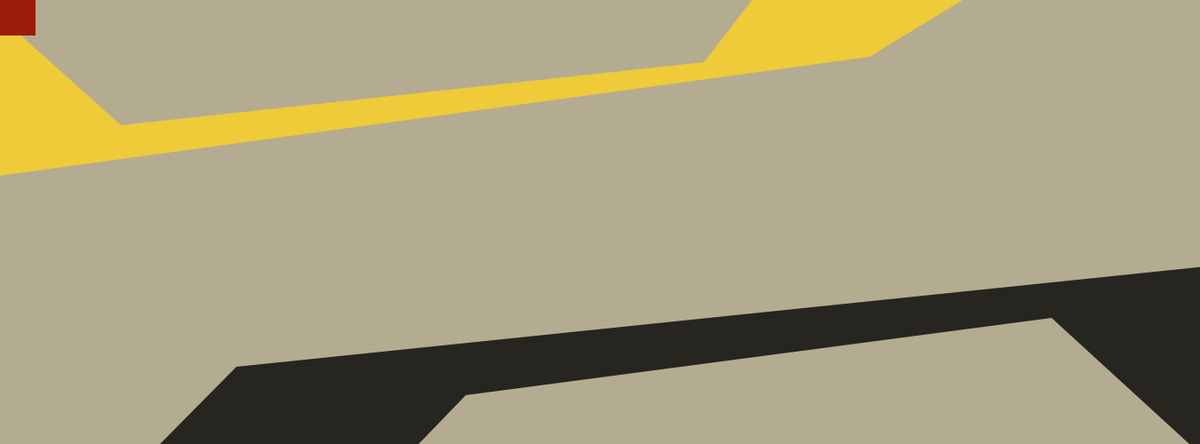
Frame 1 (no input)
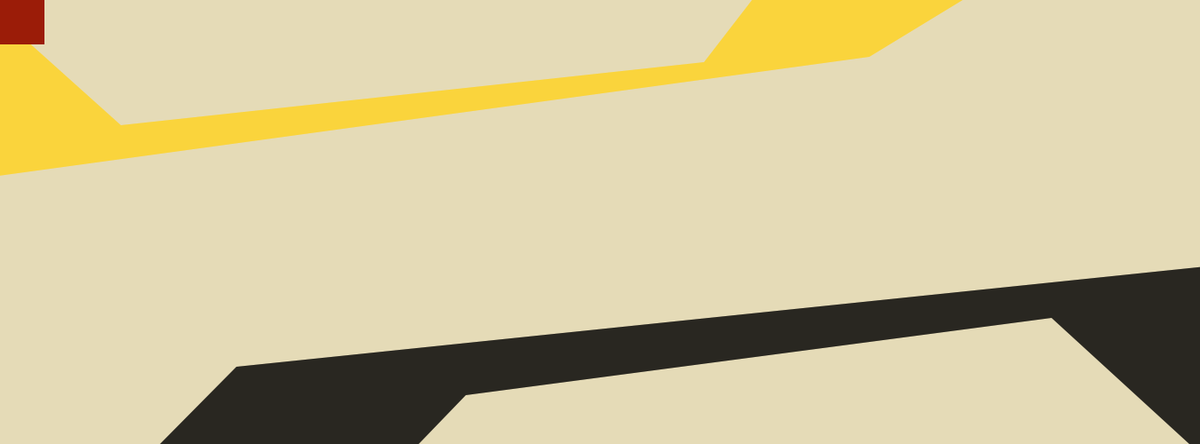
Frame 60 (the mouse pressed at the canvas centre just before this capture)
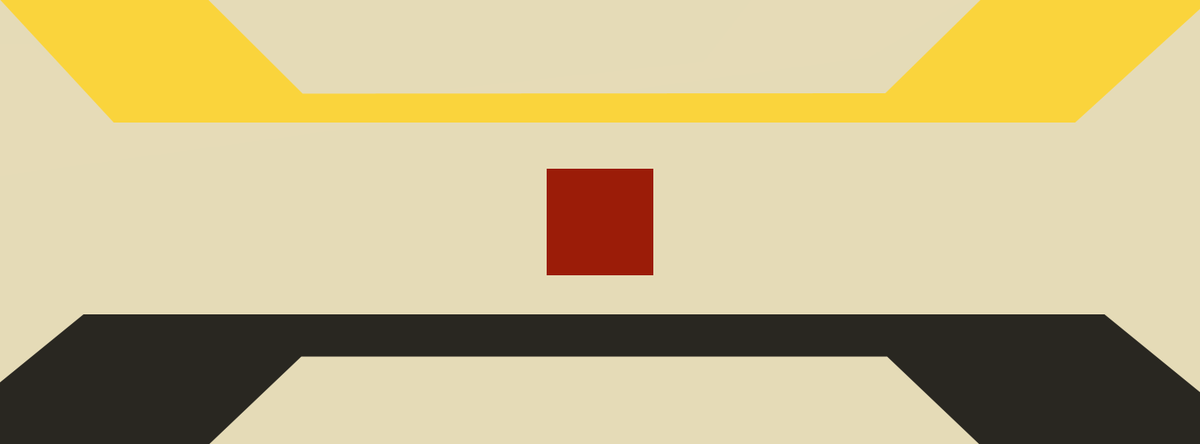
Frame 120 (the mouse held since frame 60 and released just before this capture)

The Processing sketch that drew these frames (run headless with seeded random() and noise(); from frame 60 on, the mouse is pressed at the canvas centre):

// Processing sketch: sketch_aug16a
// ── sketch_aug16a.pde




void setup(){
  size(1350,500);
  background(0);
  smooth();

}




/*
drawing between sky and earth
gradient background changing dramatically,, time-based
or using something else to modulate time

define depth and space of the screen
*/



int alpha = 200;
void draw() {
  //making delays with fill alpha
  noStroke();
  
  //fill(255);
  fill(229,219,184,alpha);
  rect(0,0,width*2,height*2);

  
  //uppershape
  //  float r1 = map(mouseY,0,height,61,170);
  //  float g1 = map(mouseY,0,height,90,191);
  //  float b1 = map(mouseY,0,height,115,209);
  fill(255,211,33,alpha);
  beginShape();
  float x1 = map(mouseX,0,width,-21,490);
  vertex(x1, 0);
  float x2 = map(mouseX,0,width,136,545);
  float y2 = map(mouseX,0,width,141,70);
  vertex(x2, y2);
  float x3 = map(mouseX,0,width,792,1200);
  float y3 = map(mouseX,0,width,70,140);
  vertex(x3, y3);
  float x4 = map(mouseX,0,width,846,1360);
  vertex(x4, 0);
  float x5 = map(mouseX,0,width,1083,1639);
  vertex(x5, 0);
  float x6 = map(mouseX,0,width,978,1441);
  float y6 = map(mouseX,0,width,64,212);
  vertex(x6, y6);
  float x7 = map(mouseX,0,width,-104,360);
  float y7 = map(mouseX,0,width,212,64);
  vertex(x7,y7);
  float x8 = map(mouseX,0,width,-300,287);
  float y8 = map(mouseX,0,width,-15,0);
  vertex(x8,y8);
  endShape(CLOSE);
  
  //lowershape
  //  float r2 = map(mouseY,0,height,115,175);
  //  float g2 = map(mouseY,0,height,85,135);
  //  float b2 = map(mouseY,0,height,60,101);
  fill(0,alpha);
  beginShape();
  float x9 = map(mouseX,0,width,180,-350);
  vertex(x9, 500);
  float x10 = map(mouseX,0,width,266,-78);
  float y10 = map(mouseX,0,width,413,295);
  vertex(x10, y10);
  float x11 = map(mouseX,0,width,1415,1070);
  float y11 = map(mouseX,0,width,294,414);
  vertex(x11,y11);
  float x12 = map(mouseX,0,width,1685,1158);
  vertex(x12, 500);
  float x13 = map(mouseX,0,width,1338,865);
  vertex(x13, 500);
  float x14 = map(mouseX,0,width,1183,813);
  float y14 = map(mouseX,0,width,358,445);
  vertex(x14 ,y14);
  float x15 = map(mouseX,0,width,524,154);
  float y15 = map(mouseX,0,width,445,358);
  vertex(x15,y15);
  float x16 = map(mouseX,0,width,471,0);
  vertex(x16,500);
  endShape(CLOSE);
  
  //define brush size
  int siz = second()%10 * 20;
  rectMode(CENTER);
  fill(155,28,8);
  rect(mouseX,mouseY,siz,siz);
}
